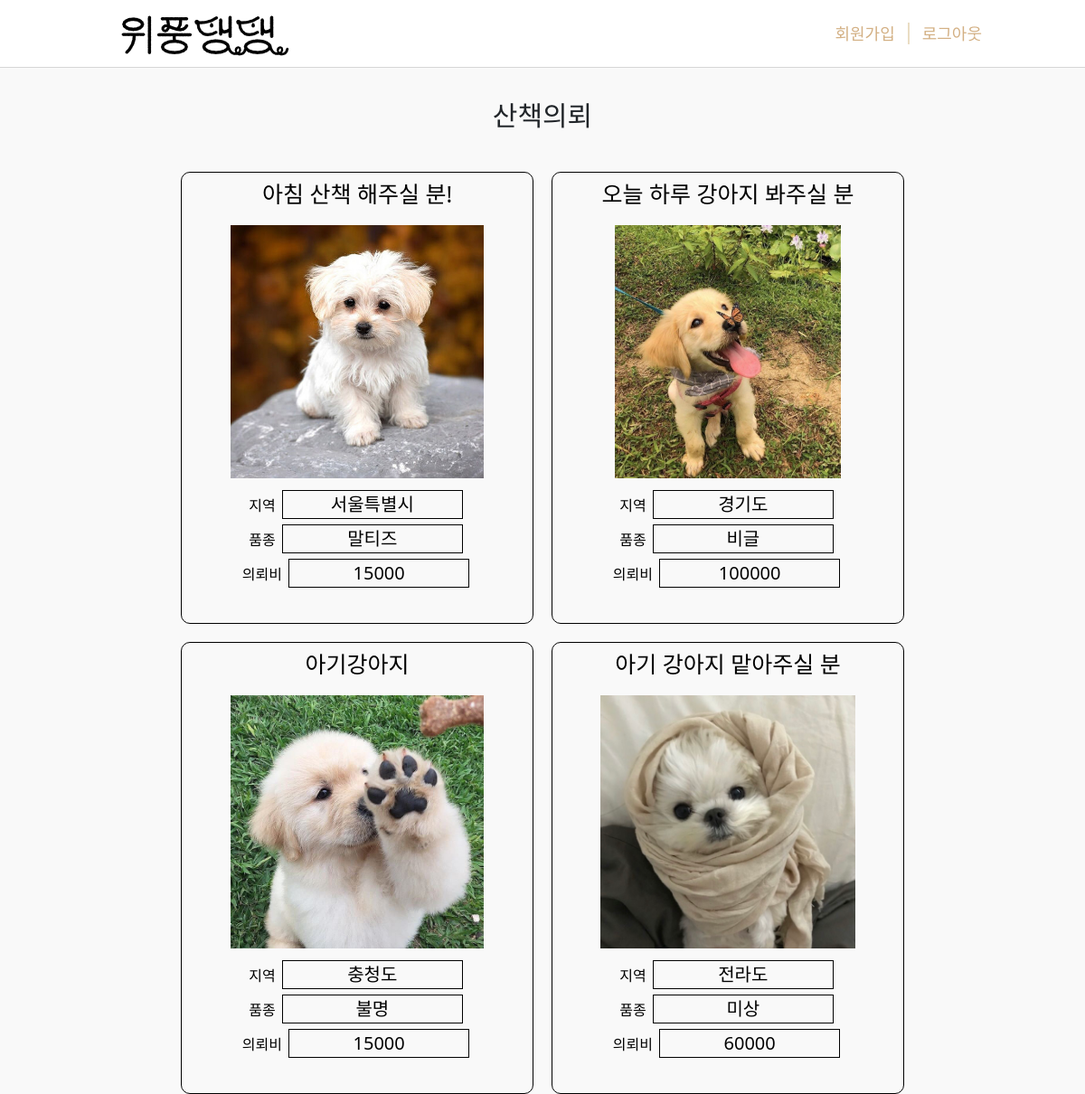
Page /community/jogging (signed in) on the committed database.
### community/models.py (models this page shows, shortened)
class newJogging(models.Model):
    author = models.ForeignKey(User, on_delete=models.CASCADE)
    animal_choices = [
        ('DOG', 'dog'),
        ('CAT', 'cat'),
        ('ETC', 'other')
    ]
    area_choices = [
        ('SE', '서울특별시'),
        ('GG', '경기도'),
        ('CH', '충청도'),
        ('GS', '경상도'),
        ('JL', '전라도'),
        ('GW', '강원도'),
        ('JJ', '제주도')
    ]
    animal_kind=models.CharField(max_length=3, choices=animal_choices)
    area=models.CharField(max_length=2, choices=area_choices)
    start_time=models.DateTimeField(default=now)
    end_time=models.DateTimeField(default=now)
    kind=models.CharField(max_length=50)
    caution=models.TextField(blank=True)
    price=models.IntegerField(blank=True)
    image=models.ImageField(upload_to="jogimages/", blank=True, null=True)
    title=models.CharField(max_length=100)
    content=models.TextField(blank=True)

### community/views.py (the view)
# urls.py: path('community/jogging', community.views.readJogging, name="readJogging"),
def readJogging(request):
    jog = newJogging.objects.all()
    return render(request, 'community/readJogging.html', {'jogs':jog})

### templates/community/readJogging.html
{% extends 'base.html' %}
{% load static %}
{% block content %}
<body>
    <div class="text-box-title">산책의뢰</div>
    <div class="read">
            {% for jog in jogs.all %}
            <a href="{% url 'detailJogging' jog.id %}" class="read-hover">
            <div class="jogging-content">
            <div class="read-title">{{jog.title}}</div>
            {% if jog.image %}
               <div class="image-check"><img src="{{jog.image.url}}" class="read-animal-image" height="300px"></div>
            {% endif %}
            <div class="read-category">
                지역
                <div class="read-text">{{jog.get_area_display}}</div>
            </div>
            <div class="read-category">
                품종
                <div class="read-text">{{jog.kind}}</div>
            </div>
            <div class="read-category">
                의뢰비
                <div class="read-text">{{jog.price}}</div>
            </div>
            </div>
        </a>
            {% endfor %}
    </div>
</body>
</html>
{% endblock %}

### static/css/home.css (style rules this page uses)
* { margin: 0; padding: 0; }
a { color:black; text-decoration: none; }
body { margin: 0; height: 1000px; background-color: #f9f9f9; }
.read-animal-image { padding-top:10px; padding-bottom: 10px; }
.text-box-title { font-size: 30px; padding-top: 30px; display: flex; justify-content: center; align-items: center; grid-gap: 10px; }
.read { padding-top: 40px; padding-left: 200px; padding-right: 200px; display: grid; grid-gap: 20px; grid-template-columns: repeat(auto-fit, minmax(300px, 1fr)); grid-template-rows: 500px; align-items: center; text-align: center; overflow: hidden; }
.jogging-content { height: 500px; border-style: solid; border-width: 1px; overflow: hidden; border-radius: 10px; }
.read-title { font-size: 25px; padding-top:5px; padding-bottom: 5px; }
.read-category { display: inline-block; }
.read-text { display: inline-block; width:200px; font-size:20px; border-style: solid; border-width: 1px; margin:3px; }

### rows in the picture
newJogging: title "아침 산책 해주실 분!", image (picture), area "서울특별시", kind "말티즈", price "15000"
newJogging: title "오늘 하루 강아지 봐주실 분", image (picture), area "경기도", kind "비글", price "100000"
newJogging: title "아기강아지", image (picture), area "충청도", kind "불명", price "15000"
newJogging: title "아기 강아지 맡아주실 분", image (picture), area "전라도", kind "미상", price "60000"
